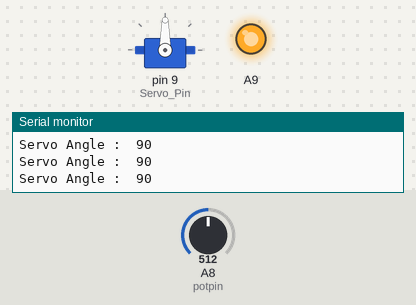
A sketch run on a simulated Arduino Mega 2560, built with avr-gcc and run on an emulated ATmega2560. On the bench: servo, output pins drawn as LEDs (lit = HIGH), the last lines printed to the serial monitor. The test bench sets the inputs (shaded band); at power-on: A8 (potpin) = 512.

Above: at 1.2 s.
1.3 s: A8 (potpin) set to 559
At 1.9 s:
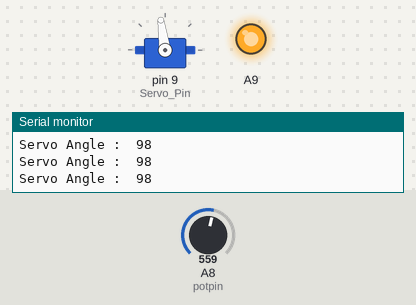
4.3 s: A8 (potpin) set to 580
At 5.5 s:
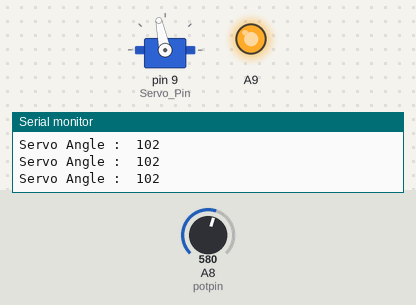
5.8 s: A8 (potpin) set to 306
At 6.5 s:
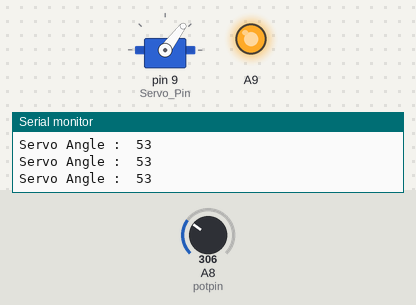
7.3 s: A8 (potpin) set to 63
At 7.7 s:
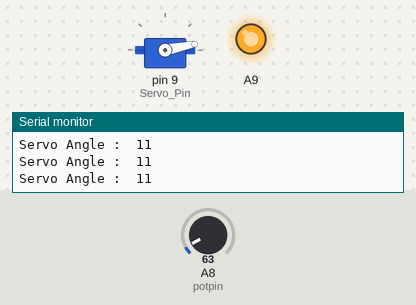
8.8 s: A8 (potpin) set to 51
At 10.1 s:
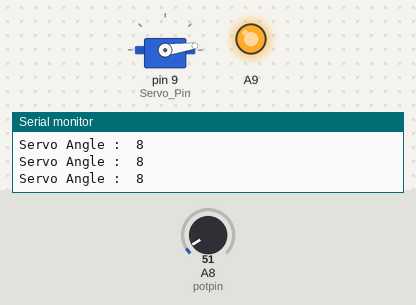
11.8 s: A8 (potpin) set to 716
At 12.3 s:
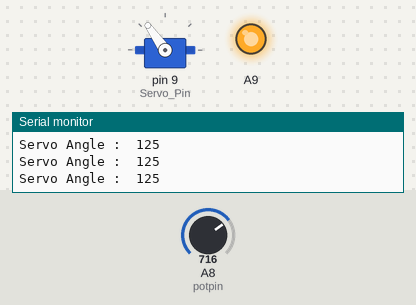
Timing chart, 0 to 14.3 s (numbered marks = the images above; inputs shaded):
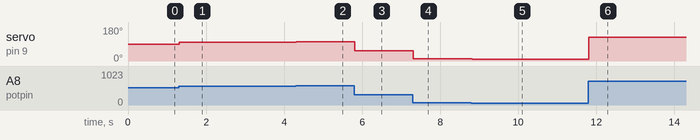

The sketch:

RM100+2019SP+type_asset+block_Servo_Angle_Serial_Monitor__1_.ino
```cpp
#include <Servo.h>

////////////////////////////////////
//Definitions
////////////////////////////////////
#define potpin     A8   // analog pin used to connect the potentiometer
#define Servo_Pin  9

Servo myservo;  // create servo object to control a servo

////////////////////////////////////
//Global Variables
////////////////////////////////////

int val;    // variable to read the value from the analog pin

////////////////////////////////////
//Setup Function
////////////////////////////////////
void setup() {
  myservo.attach(Servo_Pin);  // attaches the servo on pin 9 to the servo object
  Serial.begin(9600);
//Seriting pin A9 as HIGH to act as VCC for Potentiometer
 pinMode(A9,OUTPUT);
 digitalWrite(A9,1);
}

////////////////////////////////////
//Loop Function
////////////////////////////////////

void loop() {
  val = analogRead(potpin);            // reads the value of the potentiometer (value between 0 and 1023)
  val = map(val, 0, 1023, 0, 180);     // scale it to use it with the servo (value between 0 and 180)
  myservo.write(val);                  // sets the servo position according to the scaled value
  Serial.print("Servo Angle :  ");
  Serial.println(val);
  delay(15);                           // waits for the servo to get there
}
```

Measured:
- after the input at 1.3 s, servo on pin 9 (Servo_Pin): 90° → 98° at once
- after the input at 4.3 s, servo on pin 9 (Servo_Pin): 98° → 102° at once
- after the input at 5.8 s, servo on pin 9 (Servo_Pin): 102° → 53° at once
- after the input at 7.3 s, servo on pin 9 (Servo_Pin): 53° → 11° at once
- after the input at 8.8 s, servo on pin 9 (Servo_Pin): 11° → 8° at once
- after the input at 11.8 s, servo on pin 9 (Servo_Pin): 8° → 125° at once
